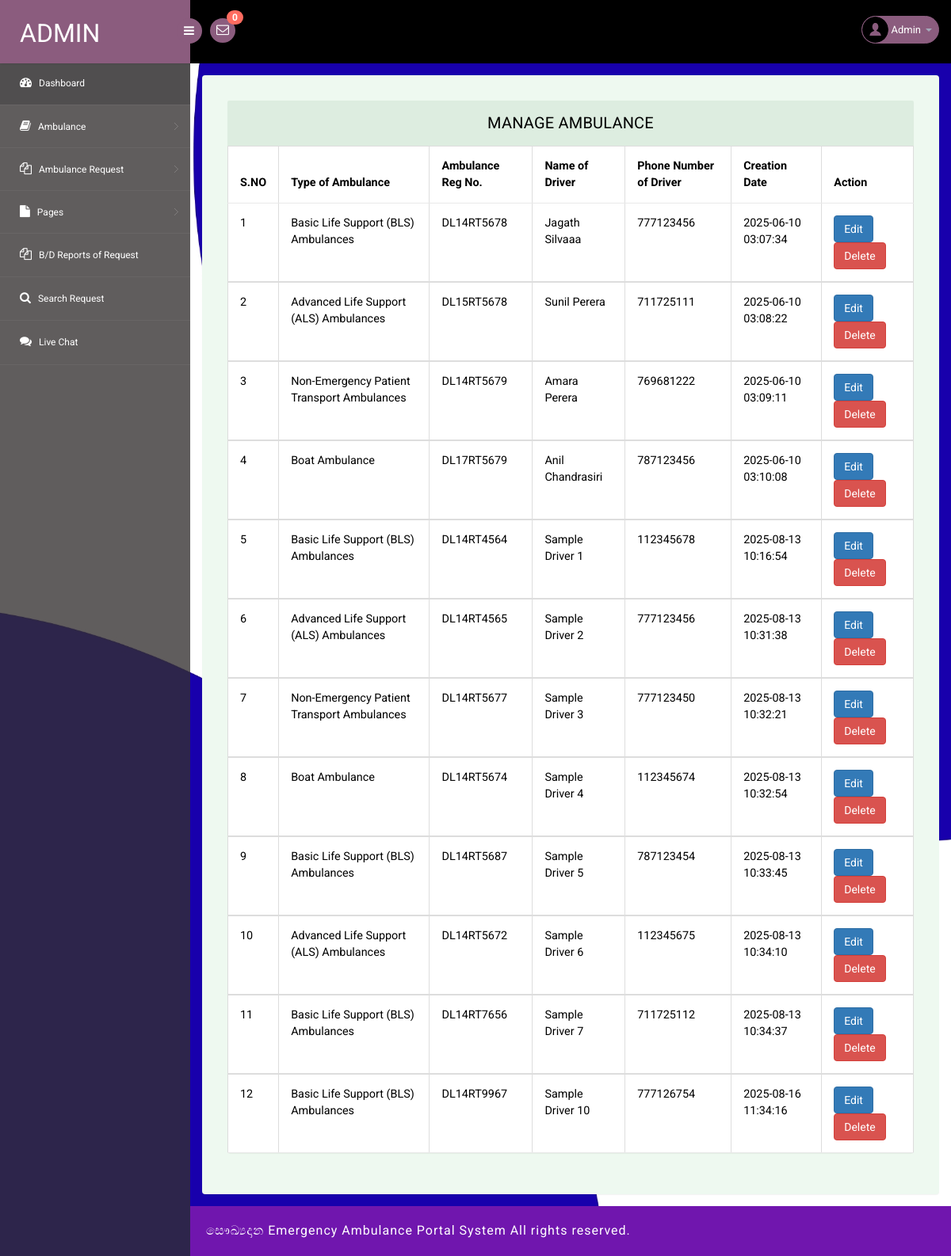
The app's page /admin/manage-ambulance.php (signed in) with its own data.
### tables this page shows
CREATE TABLE `tblambulance` (
  `ID` int(11) NOT NULL,
  `AmbulanceType` varchar(250) DEFAULT NULL,
  `AmbRegNum` varchar(250) DEFAULT NULL,
  `DriverName` varchar(250) DEFAULT NULL,
  `DriverContactNumber` bigint(20) DEFAULT NULL,
  `CreationDate` timestamp NULL DEFAULT current_timestamp(),
  `Status` varchar(250) DEFAULT NULL,
  `UpdationDate` timestamp NULL DEFAULT NULL ON UPDATE current_timestamp()
);

### admin/manage-ambulance.php (the view, shortened to what this page needs)
<?php
include('includes/dbconnection.php');
if (strlen($_SESSION['eahpaid']==0)) {
  header('location:logout.php');
  } else{
?>
<!DOCTYPE html>
<head>
<link rel="stylesheet" href="css/bootstrap.min.css" >
<link href="css/style.css" rel='stylesheet' type='text/css' />
<link href="css/style-responsive.css" rel="stylesheet"/>
<link rel="stylesheet" href="css/font.css" type="text/css"/>
<link href="css/font-awesome.css" rel="stylesheet">
</head>
<body>
<section id="container">
<?php include_once('includes/header.php');?>
<?php include_once('includes/sidebar.php');?>
<section id="main-content">
	<section class="wrapper">
		<div class="table-agile-info">
 <div class="panel panel-default">
    <div class="panel-heading">
     Manage Ambulance
    </div>
    <div>
      <table class="table table-bordered">
        <thead>
          <tr>
            <th data-breakpoints="xs">S.NO</th>
            <th>Type of Ambulance</th>
            <th>Ambulance Reg No.</th>
             <th>Name of Driver</th>
              <th>Phone Number of Driver</th>
            <th>Creation Date</th>
            <th data-breakpoints="xs">Action</th>
          </tr>
        </thead>
        <?php
$ret=mysqli_query($con,"select * from  tblambulance");
$cnt=1;
while ($row=mysqli_fetch_array($ret)) {
?>
        <tbody>
          <tr data-expanded="true">
                  <td><?php echo $cnt;?></td>
                  <?php   $atype=$row['AmbulanceType'];
                 if($atype=="1"){ ?>
                  <td>Basic Life Support (BLS) Ambulances</td>
                <?php } elseif($atype=="2"){ ?>
                  <td>Advanced Life Support (ALS) Ambulances</td>
                <?php } elseif($atype=="3"){ ?>
                   <td>Non-Emergency Patient Transport Ambulances</td>
                   <?php } elseif($atype=="4"){ ?>
                     <td>Boat Ambulance</td>
                     <?php } ?>
                  <td><?php  echo $row['AmbRegNum'];?></td>
                  <td><?php  echo $row['DriverName'];?></td>
                  <td><?php  echo $row['DriverContactNumber'];?></td>
                  <td><?php  echo $row['CreationDate'];?></td>
                  <td><a href="edit-ambulance.php?editid=<?php echo $row['ID'];?>" class="btn btn-primary">Edit</a>
                    <a href="manage-ambulance.php?del=<?php echo $row['ID'];?>" class="btn btn-danger">Delete</a>
                </tr>
                <?php
$cnt=$cnt+1;
}?>
 </tbody>
            </table>
    </div>
  </div>
</div>
</section>
		 <?php include_once('includes/footer.php');?>
</section>
</section>
</body>
</html>
<?php }  ?>

### admin/includes/header.php (shortened to what this page needs)
<?php
include('includes/dbconnection.php');
?>
<header class="header fixed-top clearfix">
<div class="brand">
    <a href="dashboard.php" class="logo">
        Admin
    </a>
    <div class="sidebar-toggle-box">
        <div class="fa fa-bars"></div>
    </div>
</div>
<div class="nav notify-row" id="top_menu">
    <ul class="nav top-menu">
<?php
$ret1=mysqli_query($con,"select * from tblambulancehiring
 where   (tblambulancehiring.Status is null || tblambulancehiring.Status='')");
$num=mysqli_num_rows($ret1);
?>
        <li id="header_inbox_bar" class="dropdown">
            <a data-toggle="dropdown" class="dropdown-toggle" href="#">
                <i class="fa fa-envelope-o"></i>
                <span class="badge bg-important"><?php echo $num;?></span>
            </a>
        </li>
    </ul>
</div>
<div class="top-nav clearfix">
    <ul class="nav pull-right top-menu">
        <li class="dropdown">
            <a data-toggle="dropdown" class="dropdown-toggle" href="#">
                <?php
$adid=$_SESSION['eahpaid'];
$ret=mysqli_query($con,"select AdminName from tbladmin where ID='$adid'");
$row=mysqli_fetch_array($ret);
$name=$row['AdminName'];
?>
                <img alt="" src="images/2.png">
                <span class="username"><?php echo $name; ?></span>
                <b class="caret"></b>
            </a>
        </li>
    </ul>
</div>
</header>

### admin/css/style.css (style rules this page uses)
ul, ol { margin: 0; }
html, body { font-family: 'Roboto', sans-serif; font-size: 100%; overflow-x: hidden; background: url(../images/bggg.jpg) no-repeat 0px 0px; background-size:cover; }
body a { transition: 0.5s all ease; -webkit-transition: 0.5s all ease; -moz-transition: 0.5s all ease; -o-transition: 0.5s all ease; -ms-transition: 0.5s all ease; text-decoration:none; }
ul,label { margin:0; padding:0; }
#main-content { margin-left:240px; -webkit-transition:all .3s ease-in-out; -moz-transition:all .3s ease-in-out; -o-transition:all .3s ease-in-out; transition:all .3s ease-in-out; }
.header { left:0; right:0; z-index:1002; background:#000; -webkit-transition:all .3s ease-in-out; -moz-transition:all .3s ease-in-out; -o-transition:all .3s ease-in-out; transition:all .3s ease-in-out; }
.fixed-top { position:fixed; box-shadow:1px 0 3px rgba(0,0,0,.15); }
.wrapper { display:inline-block; margin-top:80px; padding:15px; width:100%; }
.brand { background:#8b5c7e; float:left; width:240px; height:80px; position:relative; }
a.logo { font-size:32px; color:#fff; float:left; margin:20px 0 0 25px; text-transform:uppercase; }
#top_menu .nav>li,ul.top-menu>li { float:left; }
.notify-row { float:left; margin-top:23px; margin-left:25px; }
ul.top-menu { margin-right:15px; margin-top: 0; }
ul.top-menu > li > a { color: #fff; font-size: 16px; background: #8b5c7e; padding: 4px 8px; margin-right: 15px; border-radius: 50%; -webkit-border-radius: 50%; padding-right: 8px !important; }
.notify-row .badge { position:absolute; right:-10px; top:-10px; z-index:100; }
.top-nav { margin-top:20px; }
.top-nav img { border-radius:50%; -webkit-border-radius:50%; width:33px; }
.top-nav .username { font-size:13px; color:#fff; }
.top-nav ul.top-menu>li>a { border-radius: 100px; -webkit-border-radius: 100px; padding: 0px; background: none; margin-right: 0; border: 1px solid #8b5c7e; background: #8b5c7e; }
.top-nav ul.top-menu>li { margin-left:10px; }
.top-nav .nav .caret { border-bottom-color:#A4AABA; border-top-color:#A4AABA; }
.sidebar-toggle-box { float:left; margin-top:23px; margin-left:-15px; background:#8b5c7e; border-radius:50%; -webkit-border-radius:50%; width:32px; height:32px; position:absolute; right:-15px; }
.sidebar-toggle-box .fa-bars { cursor:pointer; display:inline-block; font-size:15px; padding:8px 8px 8px 9px; color:#fff; }
.panel-heading { position: relative; height: 57px; line-height: 57px; letter-spacing: 0.2px; color: #000; font-size: 18px; font-weight: 400; padding: 0 16px; background:#ddede0; border-top-right-radius: 2px; border-top-left-radius: 2px; text-transform: uppercase; text-align: center; }
.panel { border: none ! important; }
.table>thead>tr>th { border-bottom: 1px solid #e1ab91 ! important; }
.table>tbody>tr>td, .table>tbody>tr>th, .table>tfoot>tr>td, .table>tfoot>tr>th, .table>thead>tr>td, .table>thead>tr>th { border-bottom: 1px solid #e9e9e9 ! important; }
.table > thead > tr > th, .table > tbody > tr > th, .table > tfoot > tr > th, .table > thead > tr > td, .table > tbody > tr > td, .table > tfoot > tr > td { border-top: none !important; }
.table td, .table>tbody>tr>td, .table>tbody>tr>th, .table>tfoot>tr>td, .table>tfoot>tr>th, .table>thead>tr>td, .table>thead>tr>th { padding: 15px!important; }
.table > thead > tr > th, .table > tbody > tr > th, .table > tfoot > tr > th, .table > thead > tr > td, .table > tbody > tr > td, .table > tfoot > tr > td { font-size: 0.9em; color: #000; border-top: none !important; }
.table-agile-info { background: #eef9f0; padding: 2em; border-radius: 4px; -webkit-box-shadow: 0 1px 1px rgba(0,0,0,.05); box-shadow: 0 1px 1px rgba(0,0,0,.05); }
.panel-default>.panel-heading { color: #000000 ! important; background-color: #ddede0 ! important; border-color: #ddede0 ! important; font-size: 20px; }
.badge.bg-important { background: #ff6c60; }

### records on screen
tblambulance: AmbulanceType "Basic Life Support (BLS) Ambulances", AmbRegNum "DL14RT5678", DriverName "Jagath Silvaaa", DriverContactNumber "777123456", CreationDate "2025-06-10 03:07:34"
tblambulance: AmbulanceType "Advanced Life Support (ALS) Ambulances", AmbRegNum "DL15RT5678", DriverName "Sunil Perera", DriverContactNumber "711725111", CreationDate "2025-06-10 03:08:22"
tblambulance: shows "Non-Emergency Patient Transport Ambulances", AmbRegNum "DL14RT5679", DriverName "Amara Perera", DriverContactNumber "769681222", CreationDate "2025-06-10 03:09:11"
tblambulance: AmbulanceType "Boat Ambulance", AmbRegNum "DL17RT5679", DriverName "Anil Chandrasiri", DriverContactNumber "787123456", CreationDate "2025-06-10 03:10:08"
tblambulance: AmbulanceType "Basic Life Support (BLS) Ambulances", AmbRegNum "DL14RT4564", DriverName "Sample Driver 1", DriverContactNumber "112345678", CreationDate "2025-08-13 10:16:54"
tblambulance: AmbulanceType "Advanced Life Support (ALS) Ambulances", AmbRegNum "DL14RT4565", DriverName "Sample Driver 2", DriverContactNumber "777123456", CreationDate "2025-08-13 10:31:38"
tblambulance: shows "Non-Emergency Patient Transport Ambulances", AmbRegNum "DL14RT5677", DriverName "Sample Driver 3", DriverContactNumber "777123450", CreationDate "2025-08-13 10:32:21"
tblambulance: AmbulanceType "Boat Ambulance", AmbRegNum "DL14RT5674", DriverName "Sample Driver 4", DriverContactNumber "112345674", CreationDate "2025-08-13 10:32:54"
tblambulance: AmbulanceType "Basic Life Support (BLS) Ambulances", AmbRegNum "DL14RT5687", DriverName "Sample Driver 5", DriverContactNumber "787123454", CreationDate "2025-08-13 10:33:45"
tblambulance: AmbulanceType "Advanced Life Support (ALS) Ambulances", AmbRegNum "DL14RT5672", DriverName "Sample Driver 6", DriverContactNumber "112345675", CreationDate "2025-08-13 10:34:10"
tblambulance: AmbulanceType "Basic Life Support (BLS) Ambulances", AmbRegNum "DL14RT7656", DriverName "Sample Driver 7", DriverContactNumber "711725112", CreationDate "2025-08-13 10:34:37"
tblambulance: AmbulanceType "Basic Life Support (BLS) Ambulances", AmbRegNum "DL14RT9967", DriverName "Sample Driver 10", DriverContactNumber "777126754", CreationDate "2025-08-16 11:34:16"

### other values on screen
$num "0"
$name "Admin"
